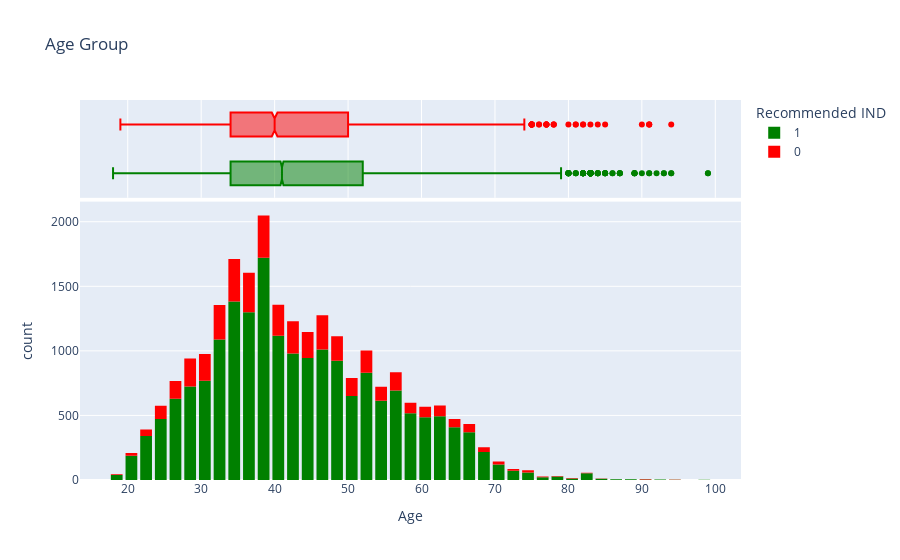

The cell this chart's notebook holds for it:
### Code cell
fig = px.histogram(data, marginal='box',
                   x="Age", title="Age Group",
                   color="Recommended IND",
                   nbins=65-18,
                   color_discrete_sequence=['green', 'red'])
fig.update_layout(bargap=0.2)

### Figure 1 — Plotly figure (JSON) as saved in the notebook; plotly's stock layout.template omitted (floating-point values rounded to 4 significant figures; data arrays with more than 128 entries replaced by an {"elided": "..."} marker saying what was removed)
{"data": [{"bingroup": "x", "hovertemplate": "Recommended IND=1<br>Age=%{x}<br>count=%{y}<extra></extra>", "legendgroup": "1", "marker": {"color": "green", "pattern": {"shape": ""}}, "name": "1", "nbinsx": 47, "orientation": "v", "showlegend": true, "type": "histogram", "x": {"elided": "19300 int values"}, "xaxis": "x", "yaxis": "y"}, {"hovertemplate": "Recommended IND=1<br>Age=%{x}<extra></extra>", "legendgroup": "1", "marker": {"color": "green"}, "name": "1", "notched": true, "showlegend": false, "type": "box", "x": {"elided": "19300 int values"}, "xaxis": "x2", "yaxis": "y2"}, {"bingroup": "x", "hovertemplate": "Recommended IND=0<br>Age=%{x}<br>count=%{y}<extra></extra>", "legendgroup": "0", "marker": {"color": "red", "pattern": {"shape": ""}}, "name": "0", "nbinsx": 47, "orientation": "v", "showlegend": true, "type": "histogram", "x": {"elided": "4172 int values"}, "xaxis": "x", "yaxis": "y"}, {"hovertemplate": "Recommended IND=0<br>Age=%{x}<extra></extra>", "legendgroup": "0", "marker": {"color": "red"}, "name": "0", "notched": true, "showlegend": false, "type": "box", "x": {"elided": "4172 int values"}, "xaxis": "x2", "yaxis": "y2"}], "layout": {"bargap": 0.2, "barmode": "relative", "legend": {"title": {"text": "Recommended IND"}, "tracegroupgap": 0}, "title": {"text": "Age Group"}, "xaxis": {"anchor": "y", "domain": [0, 1], "title": {"text": "Age"}}, "xaxis2": {"anchor": "y2", "domain": [0, 1], "matches": "x", "showgrid": true, "showticklabels": false}, "yaxis": {"anchor": "x", "domain": [0, 0.7326], "title": {"text": "count"}}, "yaxis2": {"anchor": "x2", "domain": [0.7426, 1], "matches": "y2", "showgrid": false, "showline": false, "showticklabels": false, "ticks": ""}}}
